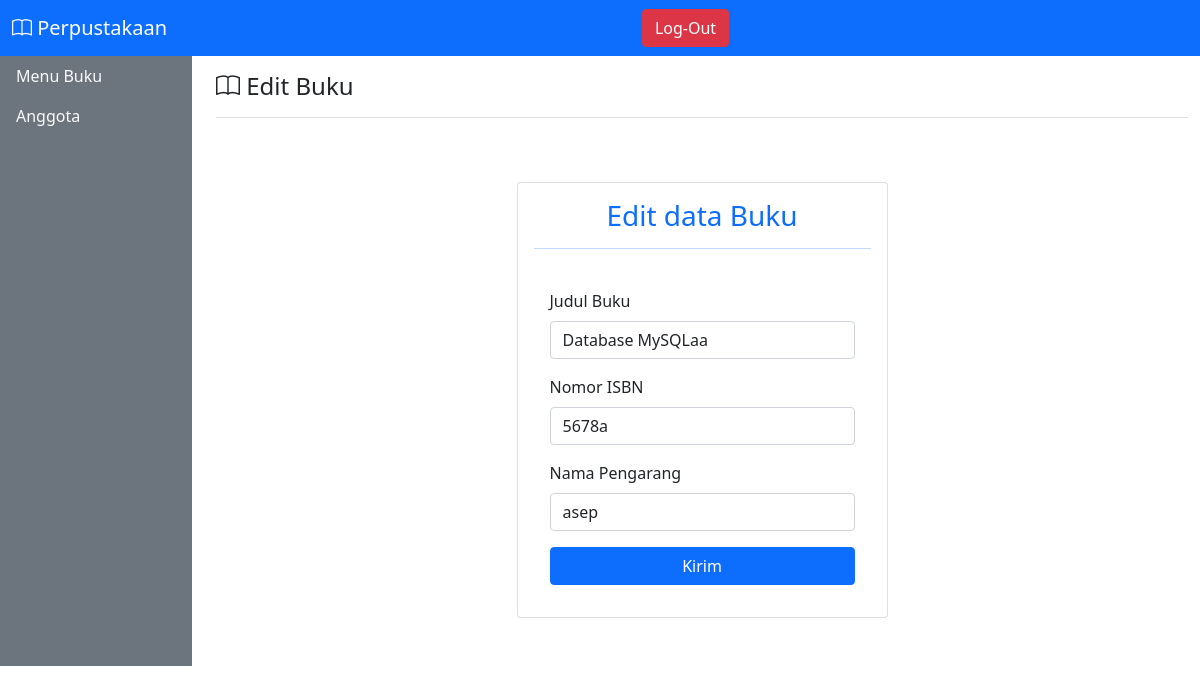
The page /page_buku/edit_buku.php?id=2 (signed in) on the database its author committed.
### tables this page shows
CREATE TABLE `buku` (
  `id_buku` int(10) NOT NULL,
  `judul` varchar(256) NOT NULL,
  `isbn` varchar(32) NOT NULL,
  `pengarang` varchar(64) NOT NULL
);

### page_buku/edit_buku.php (the view, shortened to what this page needs)
<?php include "../koneksi.php" ?>
<?php include "../template/header.php" ?>
<main class="col-md-9 ms-sm-auto col-lg-10 px-md-4">
      <div class="d-flex  flex-wrap flex-md-nowrap align-items-center pt-3 pb-2 mb-3 border-bottom">
      <h1 class="h4"><i class="bi bi-book"></i>  Edit Buku  </h1>&nbsp;
      </div>
      <div class="container ">
        <div class="row justify-content-center">
            <div class="col-md-5">
                <div class="card p-3 my-5">
            <div class="card-title text-primary">
                <h3 class="text-center"> Edit data Buku</h2>
                <hr class="color-secondary">
            </div>
            <div class="card-body">
            <?php
                $id = $_GET['id'];
                 $query = ("SELECT * FROM buku WHERE id_buku = '$id' ");
                 $tampilkan_buku = mysqli_query($db,$query);
                ?>
                <form id="myform"  action="" method="POST">
                <?php foreach ($tampilkan_buku as $buku):?>
                <div class="mb-3 ">
                <label for="exampleFormControlInput1" class="form-label">Judul Buku</label>
                <input type="text" class="form-control" name="judul" id="exampleFormControlInput1" placeholder="isi dengan benar" value="<?=$buku['judul']?>" required >
                </div>
                <div class="mb-3 ">
                <label for="exampleFormControlInput12" class="form-label">Nomor ISBN</label>
                <input type="text" class="form-control" name="isbn" id="exampleFormControlInput12" placeholder="isi dengan benar" value="<?=$buku['isbn']?>" required>
                </div>
                <div class="mb-3 ">
                <label for="exampleFormControlInput22" class="form-label">Nama Pengarang</label>
                <input type="text" class="form-control" name="pengarang" id="exampleFormControlInput22" placeholder="isi dengan benar" value="<?=$buku['pengarang']?>" required>
                </div>
                <?php endforeach;    ?>
                <div class="d-grid gap-2">
                <button class="btn btn-primary" name="submit" type="submit"> Kirim</button>
                </div>
                </form>
            </div>
            </div>
            </div>
        </div>
    </div>
    </main>
    <?php include "../template/footer.php" ?>

### rows shown on the page
buku: judul "Database MySQLaa", isbn "5678a", pengarang "asep"
